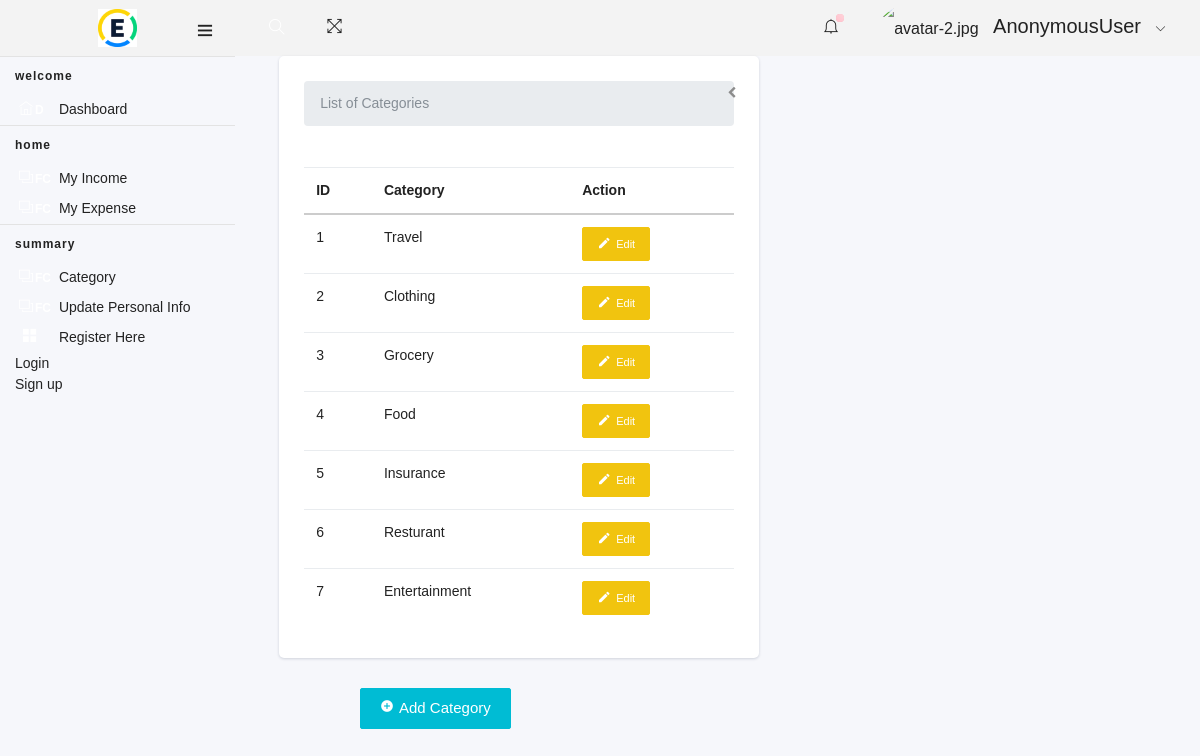
/list_category, run on the app's committed database.
### expensesystem/models.py (models this page shows, shortened)
class Category(models.Model):
    name = models.CharField(max_length=255)
    class Meta:
        verbose_name_plural = 'Categories'

### expensesystem/views.py (the view)
# urls.py: path('list_category',views.list_category, name="list_category") ,
def list_category(request):
    categories = Category.objects.all()
    return render(request, 'expenses/list_category.html', {'category': categories})

### templates/expenses/list_category.html (shortened to what this page needs)
{% extends "base.html" %} {% load static %} {% block title %} Expense Manager {% endblock title %} {% block content %}
<link rel="stylesheet" href="{% static 'assets/css/stylesheet.css' %}">
<center>
    <div class="card" style="width:40% ">
        <div class="card-header ">
            <nav aria-label="breadcrumb">
                <ol class="breadcrumb">
                  <li class="breadcrumb-item active" aria-current="page">List of Categories</li>
                </ol>
              </nav>
            <div class="card-header-right ">
                <ul class="list-unstyled card-option ">
                    <li><i class="fa fa-chevron-left "></i></li>
                </ul>
            </div>
        </div>
        <div class="card-block table-border-style ">
            <div class="table-responsive">
                <table class="table table-hover">
                    <thead>
                        <tr>
                            <th>ID</th>
                            <th>Category</th>
                            <th>Action</th>
                        </tr>
                    </thead>
                    <tbody>
                        {% for cat in category %}
                        <tr>
                            <td>{{cat.id}}</td>
                            <td>{{cat.name}}</td>
                            <td><button class="btn btn-warning btn-sm" data-bs-toggle="modal" data-bs-target="#editCategory{{cat.id}}" data-bs-whatever="@mdo"><i
                                        class="material-icons ">&#xE254;</i>Edit</button</td>
                        </tr>
                        {% endfor %}
                    </tbody>
                </table>
            </div>
        </div>
    </div>
</center>
<button  style="margin-left: 30%; " type="button" class="btn btn-info" data-bs-toggle="modal" data-bs-target="#addCategory" data-bs-toggle="modal"
                data-bs-whatever="@mdo"><i class="material-icons">&#xE147;</i>
                <span>Add Category</span></button>
{% endblock content %}

### templates/expenses/list_category.html (style rules this page uses)
.btn i { font-size: 14px; float: left; }

### data on the page
Category: id "1", name "Travel"
Category: id "2", name "Clothing"
Category: id "3", name "Grocery"
Category: id "4", name "Food"
Category: id "5", name "Insurance"
Category: id "6", name "Resturant"
Category: id "7", name "Entertainment"

### other printed values
{{ request.user }} "AnonymousUser"
